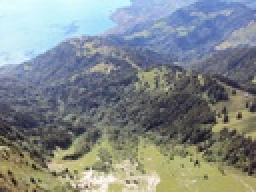
%> input picture data/part1/ledge/1.JPG, 128 x 96 px, shrunk from 640 x 480 before the run (shown 2 times larger)
$ octave myscript1.m   (GNU Octave 9; MATLAB toolbox functions it lacks are replaced by stand-ins)
%> lines starting %> are read from the running program, lines starting %| are printed output that depends on the picture
### Matlab/harris.m
% HARRIS - Harris corner detector
%
% Usage:  [cim, r, c] = harris(im, sigma, thresh, radius, disp)
%
% Arguments:
%            im     - image to be processed.
%            sigma  - standard deviation of smoothing Gaussian. Typical
%                     values to use might be 1-3.
%            thresh - threshold (optional). Try a value ~1000.
%            radius - radius of region considered in non-maximal
%                     suppression (optional). Typical values to use might
%                     be 1-3.
%            disp   - optional flag (0 or 1) indicating whether you want
%                     to display corners overlayed on the original
%                     image. This can be useful for parameter tuning.
%
% Returns:
%            cim    - binary image marking corners.
%            r      - row coordinates of corner points.
%            c      - column coordinates of corner points.
%
% If thresh and radius are omitted from the argument list 'cim' is returned
% as a raw corner strength image and r and c are returned empty.

% Reference:
% C.G. Harris and M.J. Stephens. "A combined corner and edge detector",
% Proceedings Fourth Alvey Vision Conference, Manchester.
% pp 147-151, 1988.
%
% Author:
% Peter Kovesi
% Department of Computer Science & Software Engineering
% The University of Western Australia
% pk@cs.uwa.edu.au  www.cs.uwa.edu.au/~pk
%
% March 2002

function [cim, r, c] = harris(im, sigma, thresh, radius, disp)

    error(nargchk(2,5,nargin));

    dx = [-1 0 1; -1 0 1; -1 0 1]; % Derivative masks
    dy = dx';

    Ix = conv2(im, dx, 'same');    % Image derivatives
    Iy = conv2(im, dy, 'same');

    % Generate Gaussian filter of size 6*sigma (+/- 3sigma) and of
    % minimum size 1x1.
    g = fspecial('gaussian',max(1,fix(6*sigma)), sigma);

    Ix2 = conv2(Ix.^2, g, 'same'); % Smoothed squared image derivatives
    Iy2 = conv2(Iy.^2, g, 'same');
    Ixy = conv2(Ix.*Iy, g, 'same');

    cim = (Ix2.*Iy2 - Ixy.^2)./(Ix2 + Iy2 + eps); % Harris corner measure

    % Alternate Harris corner measure used by some.  Suggested that
    % k=0.04 - I find this a bit arbitrary and unsatisfactory.
%   cim = (Ix2.*Iy2 - Ixy.^2) - k*(Ix2 + Iy2).^2;

    if nargin > 2   % We should perform nonmaximal suppression and threshold

	% Extract local maxima by performing a grey scale morphological
	% dilation and then finding points in the corner strength image that
	% match the dilated image and are also greater than the threshold.
	sze = 2*radius+1;                   % Size of mask.
	mx = ordfilt2(cim,sze^2,ones(sze)); % Grey-scale dilate.
	cim = (cim==mx)&(cim>thresh);       % Find maxima.

	[r,c] = find(cim);                  % Find row,col coords.

	if nargin==5 & disp      % overlay corners on original image
	    figure, imagesc(im), axis image, colormap(gray), hold on
	    plot(c,r,'ys'), title('corners detected');
	end

    else  % leave cim as a corner strength image and make r and c empty.
	r = []; c = [];
    end

### Matlab/dist2.m
function n2 = dist2(x, c)
% DIST2	Calculates squared distance between two sets of points.
% Adapted from Netlab neural network software:
% http://www.ncrg.aston.ac.uk/netlab/index.php
%
%	Description
%	D = DIST2(X, C) takes two matrices of vectors and calculates the
%	squared Euclidean distance between them.  Both matrices must be of
%	the same column dimension.  If X has M rows and N columns, and C has
%	L rows and N columns, then the result has M rows and L columns.  The
%	I, Jth entry is the  squared distance from the Ith row of X to the
%	Jth row of C.
%
%
%	Copyright (c) Ian T Nabney (1996-2001)

[ndata, dimx] = size(x);
[ncentres, dimc] = size(c);
if dimx ~= dimc
	error('Data dimension does not match dimension of centres')
end

n2 = (ones(ncentres, 1) * sum((x.^2)', 1))' + ...
  ones(ndata, 1) * sum((c.^2)',1) - ...
  2.*(x*(c'));

% Rounding errors occasionally cause negative entries in n2
if any(any(n2<0))
  n2(n2<0) = 0;
end

### Matlab/myscript1.m
%Stiching of Images
%Created By Akshay Chopra
%Person Number: 50248989
%Email Id: achopra6@buffalo.edu


image1=imread('../data/part1/ledge/1.jpg');
%> image1 is the input picture: size 96x128x3 uint8; mean R, G, B 130.3, 137.8, 139.1
image2=imread('../data/part1/ledge/2.jpg');
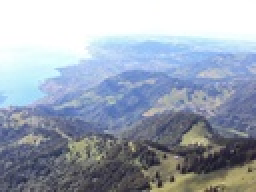
%> input picture data/part1/ledge/2.JPG, 128 x 96 px, shrunk from 640 x 480 before the run (shown 2 times larger)
%> image2 is the input picture: size 96x128x3 uint8; mean R, G, B 157.5, 167.4, 182.4


image1rgb=image1; %Storing the rgb image1
image2rgb=image2; %Storing the rgb image2

%image1=histeq(image1);  %Used only for UTTOWER Image
%image2=histeq(image2);  %Used only for UTTOWER Image

inliers_list=zeros(1000,1);


%Converting images to GrayScale
image1=rgb2gray(image1);
%> image1: size 96x128 uint8
image2=rgb2gray(image2);
%> image2: size 96x128 uint8

%If Images are not floating point type, we convert them
if(~isfloat(image1))
  image1=im2double(image1);
%> image1: size 96x128 double
end


%If Images are not floating point type, we convert them
if(~isfloat(image2))
  image2=im2double(image2);
%> image2: size 96x128 double
end


%Feature point detection using Harris Detector
[cim1, r1, c1] = harris(image1, 3, 0.05,2 ,0);
%> in harris, `cim = (cim==mx)&(cim>thresh);`:
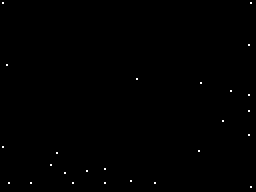
%> cim: size 96x128 logical (shown 2 times larger); 0.2% white in thin lines or dots
%> in harris, `[r,c] = find(cim);`: r = 25 values from 2 to 94; c = 25 values from 2 to 126
%> r1 = 25 values, max 94 at index 25, min 2 at index 1, mean 65.36; c1 = 25 values from 2 to 126

[cim2, r2, c2] = harris(image2, 3, 0.05,2 ,0 );
%> call 2 of harris, with sigma = 3, thresh = 0.05, radius = 2, disp = 0
%> in harris (call 2), `Ixy = conv2(Ix.*Iy, g, 'same');`:
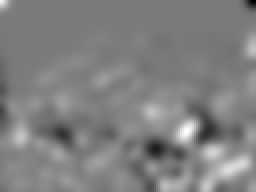
%> Ixy: size 96x128 double (shown 2 times larger); min -0.07, max 0.0754, mean 0.00347; drawn with min black and max white
%> in harris (call 2), `cim = (cim==mx)&(cim>thresh);`: cim: size 96x128 logical; 0.1% white in thin lines or dots
%> in harris (call 2), `[r,c] = find(cim);`: r = [2; 94; 55; 75; 93; 79; 71; 74; 67; 83; 2; 94]; c = [2; 2; 4; 35; 79; 81; 92; 103; 125; 125; 126; 126]
%> r2 = [2; 94; 55; 75; 93; 79; 71; 74; 67; 83; 2; 94]; c2 = [2; 2; 4; 35; 79; 81; 92; 103; 125; 125; 126; 126]


%Calculating Neighbours of the feauture points of image 1 and image 2
temp = [];
temp2 = [];

size_neighbourhood =9; %Setting the neighbourhood size
pad_size = floor(size_neighbourhood/2); %Calculating padding based on the neighbourhood size
image1 = padarray(image1,[pad_size pad_size],'replicate');
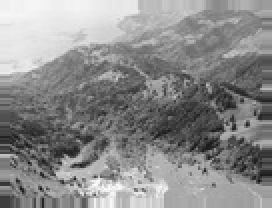
%> image1: size 104x136 double (shown 2 times larger); min 0.0706, max 0.992, mean 0.546
image2 = padarray(image2,[pad_size pad_size],'replicate');
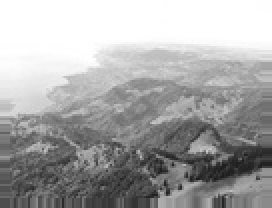
%> image2: size 104x136 double (shown 2 times larger); min 0.098, max 1, mean 0.656

for i= 1:size(r1,1)
   x = r1(i) + pad_size;
   y = c1(i) + pad_size;
   neighbourhood_1 = image1((x- pad_size):(x + pad_size), (y- pad_size):(y + pad_size));
   descriptor_1 = reshape(neighbourhood_1, [1,size_neighbourhood.^2]);
   descriptor_1= cat(1, temp, descriptor_1);
   temp = descriptor_1;
end
%> this loop made 25 passes
%> (x, y) on passes 1 to 12: (6, 6), (78, 6), (37, 8), (96, 9), (96, 20), (87, 30), (81, 33), (91, 37), (96, 41), (90, 48), (89, 57), (96, 57)


for i= 1:size(r2,1)
   x = r2(i)+pad_size;
   y = c2(i)+pad_size;
   neighbourhood_2 = image2((x- pad_size):(x + pad_size), (y - pad_size):(y + pad_size));
   descriptor_2 = reshape(neighbourhood_2, [1,size_neighbourhood.^2]);
   descriptor_2= cat(1, temp2, descriptor_2);
   temp2 = descriptor_2;
end
%> this loop made 12 passes
%> (x, y) on passes 1 to 12: (6, 6), (98, 6), (59, 8), (79, 39), (97, 83), (83, 85), (75, 96), (78, 107), (71, 129), (87, 129), (6, 130), (98, 130)


%Calculating Distance between descriptors 1 and 2
n2=dist2(descriptor_1,descriptor_2);

%Selecting matches with distance lower than threshold
[matches_img1,matches_img2]=find(n2()<0.5);
%> matches_img1 = [1; 14; 1; 24]; matches_img2 = [1; 4; 11; 12]

%Creating matches matrix which contain coordinates of matches from image 1 and image 2
matches=[ c1(matches_img1) r1(matches_img1) c2(matches_img2) r2(matches_img2)];
%> matches = [2 2 2 2; 69 40 35 75; 2 2 126 2; 126 2 126 94]


%Next 4 lines (which are commented) display matches in image1 and image2
% imshow([image1rgb image2rgb]); hold on;
% plot(matches(:,1), matches(:,2), '+r');
% plot(matches(:,3)+size(image1,2), matches(:,4), '+r');
% line([matches(:,1) matches(:,3) + size(image1,2)]', matches(:,[2 4])', 'Color', 'r');


%Running RANSAC and finding homography matrix
%Running for 1000 iterations
for j=1 : 1000
        %Selecting 4 random points
        randpts=randperm(size(matches,1),4);
        randpts=randpts';

        %coordinates of matches from Image1
        xx = matches(randpts,1)
        yy = matches(randpts,2)

        %Corresponding coordinates of matches from Image 2
        XX =matches(randpts,3);
        YY = matches(randpts,4);

        A=zeros(8,9);

        xx=xx';
        yy=yy';
        XX=XX';
        YY=YY';

        %Calculating the A matrix
        for i=1:4

            %For calculating A Matrix, taken Reference from youtube video
            %Link: https://www.youtube.com/watch?v=hEz_rYN57Co
            A(2*i-1,:)=[xx(i),yy(i),1,0,0,0,-xx(i)*XX(i),-XX(i)*yy(i),-XX(i)];
            A(2*i,:)=[0,0,0,xx(i),yy(i),1,-xx(i)*YY(i),-YY(i)*yy(i),-YY(i)];

        end

        %Now using svd method for calculating homography matrix
        [U,S,V]=svd(A);
        h=V(:,end);

        H=reshape(h,3,3)';
        H = H/H(3,3);

        im1=ones(3,1);
        im2=ones(3,1);
        imgnew=ones(3,1);

        inliers=0;

        %Running homography matrix on all coordinates in 'matches' matrix
        for icounter=1: size(matches,1)
            im1=[matches(icounter,1);matches(icounter,2);1];
            im2=[matches(icounter,3);matches(icounter,4);1];
            imgnew=H*im1;
            imgnew = imgnew/imgnew(3);

            %Calculating ssd between coordinates found using homography
            %matrix and original coordinates in 2nd image
            diffrnce = imgnew - im2;
            ssd = sum(diffrnce(:).^2);
            %ssd=sqrt(ssd);

            if ssd < 10 %Using threshold as 10 to find whether it is an inlier or not
                inliers = inliers +1;
                distance_resi=pdist([imgnew(1),imgnew(2);im2(1),im2(2)],'euclidean');

            end

        end

        inliers_list(j,1)=inliers; %Creating inliers list for each iteration

        if j==1
            homography_list=H;  %Creating homography list for each iteration

        else
            homography_list=cat(3,homography_list,H); %Creating homography list for each iteration

        end


end
%> this loop made 1000 passes
%> (randpts, xx, yy, XX, YY, homography_list) on pass 1: ([4; 1; 3; 2], [126 2 2 69], [2 2 2 40], [126 2 126 35], [94 2 2 75], [2.75 -21.76 38.03; 2.05 -39.86 75.63; 0.0218 -0.522 1])
%> (randpts, xx, yy, XX, YY, H) on passes 2 to 6: ([3; 1; 4; 2], [2 2 126 69], [2 2 2 40], [126 2 126 35], [2 2 94 75], [-1.38 -15.35 33.47; -1.03 -36.31 74.68; -0.011 -0.489 1]), ([2; 3; 4; 1], [69 2 126 2], [40 2 2 2], [35 126 126 2], [75 2 94 2], [-13.6 3.6 20; -10.15 -25.78 71.87; -0.108 -0.392 1]), ([2; 4; 1; 3], [69 126 2 2], [40 2 2 2], [35 126 2 126], [75 94 2 2], [5.63 -26.23 41.2; 4.2 -42.35 76.3; 0.0447 -0.545 1]), ([4; 1; 2; 3], [126 2 69 2], [2 2 40 2], [126 2 35 126], [94 2 75 2], [14.7 -40.3 51.2; 10.97 -50.16 78.38; 0.117 -0.617 1]), ([2; 4; 1; 3], [69 126 2 2], [40 2 2 2], [35 126 2 126], [75 94 2 2], [5.63 -26.23 41.2; 4.2 -42.35 76.3; 0.0447 -0.545 1])

[max_inlier,index_max]=max(inliers_list);   %Finding the maximun inliers

best_homography=homography_list(:,:,index_max); %Selecting the homography matrix corresponding to the maximum inliers
A= best_homography';


%Stitching the images to form panorama

T = maketform('projective',A);

[left,x_range,y_range]=imtransform(image1rgb,T, 'nearest');

xdataout=[min(1,x_range(1)) max(size(image2rgb,2),x_range(2))];

ydataout=[min(1,y_range(1)) max(size(image2rgb,1),y_range(2))];

left= imtransform(image1rgb,T,'nearest','XData',xdataout,'YData',ydataout);
%> left: size 96x229x3 uint8
final_image = left;

[height, width, three_dim] = size(left);

total_size=height*width*three_dim;

right= imtransform(image2rgb,maketform('affine',eye(3)),'nearest','XData',xdataout,'YData',ydataout);
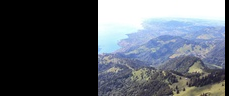
%> right: size 96x229x3 uint8; mean R, G, B 87.4, 92.9, 101.2

for i = 1:total_size

    if(final_image(i) == 0)
        final_image(i) = right(i);
    elseif(final_image(i) ~= 0 && right(i) ~= 0)
        final_image(i) = left(i)/2 + right(i)/2;
    end

end
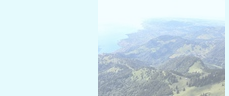
%> final_image: size 96x229x3 uint8; mean R, G, B 209.6, 227.3, 233.9

%Final stiching image
imshow(final_image);
